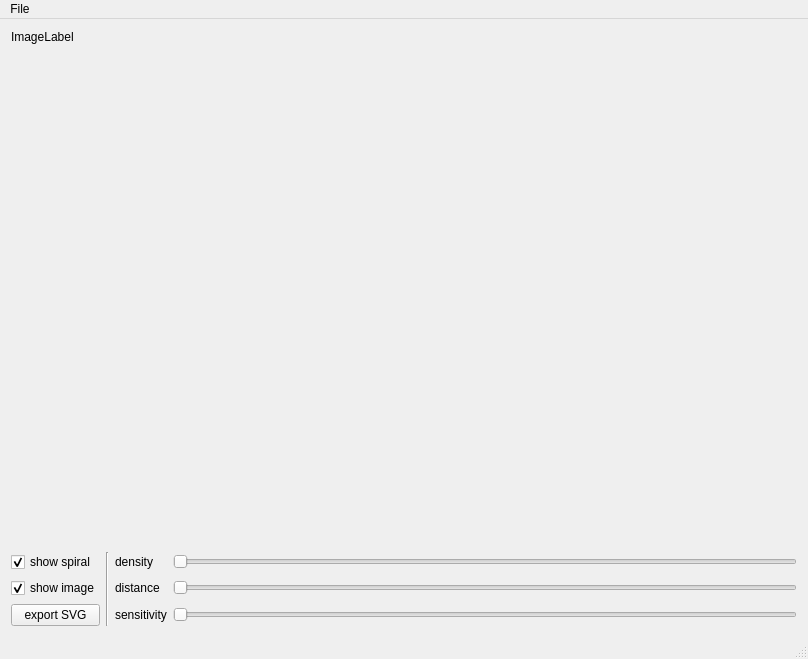
<?xml version="1.0" encoding="UTF-8"?>
<ui version="4.0">
 <class>MainWindow</class>
 <widget class="QMainWindow" name="MainWindow">
  <property name="geometry">
   <rect>
    <x>0</x>
    <y>0</y>
    <width>808</width>
    <height>659</height>
   </rect>
  </property>
  <property name="windowTitle">
   <string>MainWindow</string>
  </property>
  <widget class="QWidget" name="centralWidget">
   <layout class="QGridLayout" name="gridLayout">
    <item row="1" column="3">
     <widget class="QSlider" name="densitySlider">
      <property name="minimum">
       <number>0</number>
      </property>
      <property name="maximum">
       <number>200</number>
      </property>
      <property name="orientation">
       <enum>Qt::Horizontal</enum>
      </property>
     </widget>
    </item>
    <item row="3" column="3">
     <widget class="QSlider" name="sensSlider">
      <property name="orientation">
       <enum>Qt::Horizontal</enum>
      </property>
     </widget>
    </item>
    <item row="2" column="3">
     <widget class="QSlider" name="distSlider">
      <property name="orientation">
       <enum>Qt::Horizontal</enum>
      </property>
     </widget>
    </item>
    <item row="1" column="0">
     <widget class="QCheckBox" name="showSpiral">
      <property name="text">
       <string>show spiral</string>
      </property>
      <property name="checked">
       <bool>true</bool>
      </property>
     </widget>
    </item>
    <item row="1" column="2">
     <widget class="QLabel" name="label">
      <property name="text">
       <string>density</string>
      </property>
     </widget>
    </item>
    <item row="3" column="2">
     <widget class="QLabel" name="label_3">
      <property name="text">
       <string>sensitivity</string>
      </property>
     </widget>
    </item>
    <item row="2" column="2">
     <widget class="QLabel" name="label_2">
      <property name="text">
       <string>distance</string>
      </property>
     </widget>
    </item>
    <item row="3" column="0">
     <widget class="QPushButton" name="exportSVG">
      <property name="text">
       <string>export SVG</string>
      </property>
     </widget>
    </item>
    <item row="2" column="0">
     <widget class="QCheckBox" name="showImage">
      <property name="text">
       <string>show image</string>
      </property>
      <property name="checked">
       <bool>true</bool>
      </property>
     </widget>
    </item>
    <item row="1" column="1" rowspan="3">
     <widget class="Line" name="line">
      <property name="orientation">
       <enum>Qt::Vertical</enum>
      </property>
     </widget>
    </item>
    <item row="0" column="0" colspan="4">
     <widget class="QLabel" name="imageLabel">
      <property name="sizePolicy">
       <sizepolicy hsizetype="Expanding" vsizetype="Expanding">
        <horstretch>0</horstretch>
        <verstretch>0</verstretch>
       </sizepolicy>
      </property>
      <property name="text">
       <string>ImageLabel</string>
      </property>
      <property name="alignment">
       <set>Qt::AlignLeading|Qt::AlignLeft|Qt::AlignTop</set>
      </property>
     </widget>
    </item>
   </layout>
  </widget>
  <widget class="QMenuBar" name="menuBar">
   <property name="geometry">
    <rect>
     <x>0</x>
     <y>0</y>
     <width>808</width>
     <height>27</height>
    </rect>
   </property>
   <widget class="QMenu" name="menuFile">
    <property name="title">
     <string>File</string>
    </property>
    <addaction name="actionOpen"/>
    <addaction name="actionSave"/>
   </widget>
   <addaction name="menuFile"/>
  </widget>
  <widget class="QStatusBar" name="statusBar"/>
  <action name="actionOpen">
   <property name="text">
    <string>Open</string>
   </property>
  </action>
  <action name="actionSave">
   <property name="text">
    <string>Save</string>
   </property>
  </action>
 </widget>
 <layoutdefault spacing="6" margin="11"/>
 <resources/>
 <connections/>
</ui>
